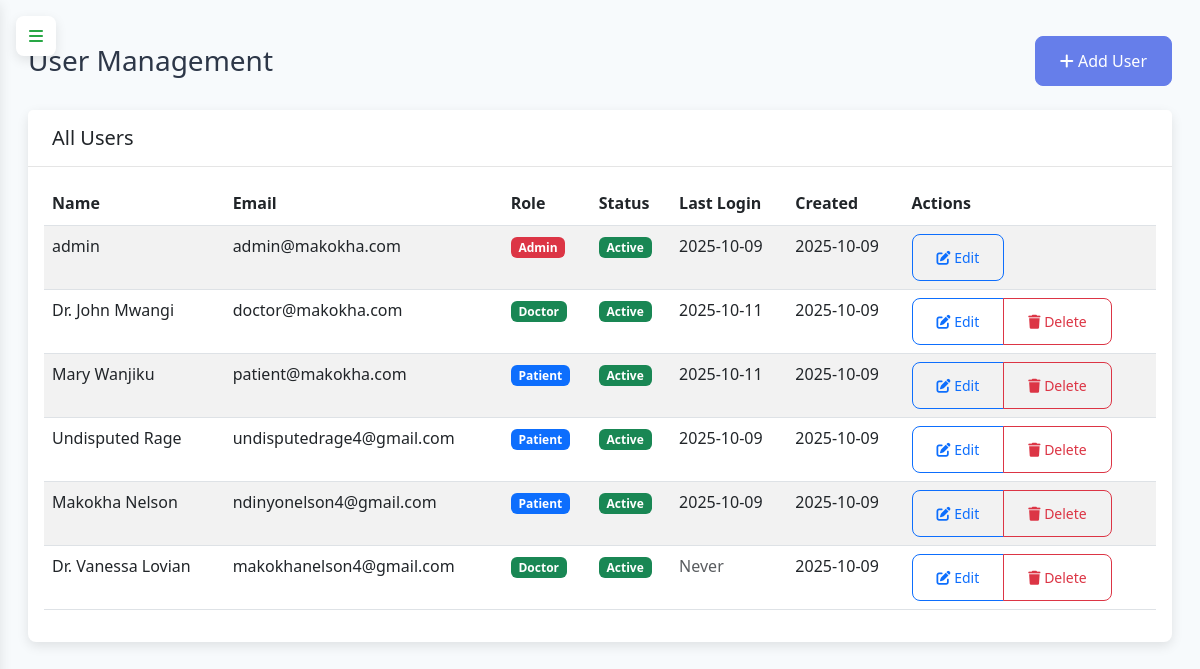
Before: /admin/users (signed in) with the older database file.
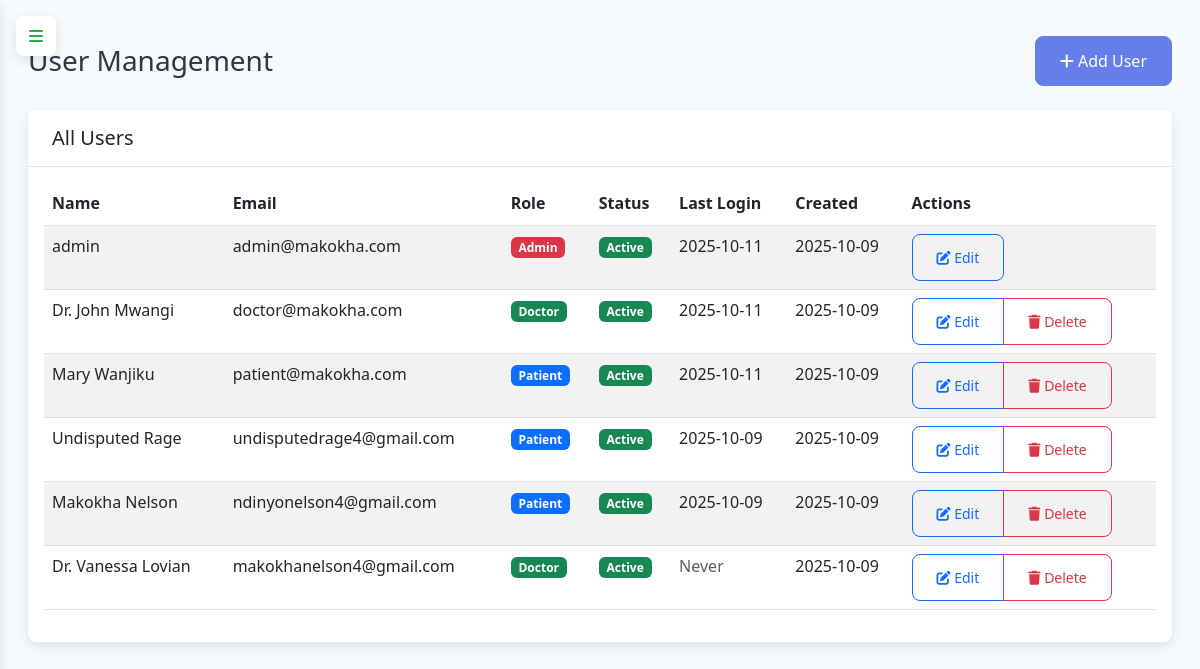
After: the same page with the newer database file.
### app.py (models this page shows, shortened)
class User(UserMixin, db.Model):
    id = db.Column(db.Integer, primary_key=True)
    username = db.Column(db.String(80), unique=True, nullable=True)
    email = db.Column(db.String(120), unique=True, nullable=False)
    password_hash = db.Column(db.String(128), nullable=True)  # Changed to nullable=True
    google_id = db.Column(db.String(100), unique=True, nullable=True)
    role = db.Column(db.String(20), nullable=False)
    created_at = db.Column(db.DateTime, default=lambda: datetime.utcnow())
    last_login = db.Column(db.DateTime)
    login_attempts = db.Column(db.Integer, default=0)
    account_locked_until = db.Column(db.DateTime)
    timezone = db.Column(db.String(50), default='UTC')
    patient_profile = db.relationship('Patient', backref='user', uselist=False, cascade='all, delete-orphan')
    doctor_profile = db.relationship('Doctor', backref='user', uselist=False, cascade='all, delete-orphan')

class Doctor(db.Model):
    id = db.Column(db.Integer, primary_key=True)
    user_id = db.Column(db.Integer, db.ForeignKey('user.id', ondelete='CASCADE'), nullable=False)
    first_name = db.Column(db.String(50), nullable=False)
    last_name = db.Column(db.String(50), nullable=False)
    specialization = db.Column(db.String(100), nullable=False)
    license_number = db.Column(db.String(50), nullable=False)
    phone = db.Column(db.String(20))
    bio = db.Column(db.Text)
    consultation_fee = db.Column(db.Float, nullable=False)
    available_hours = db.Column(db.Text)
    is_available = db.Column(db.Boolean, default=True)
    timezone = db.Column(db.String(50), default='UTC')  # Doctor's timezone
    appointments = db.relationship('Appointment', backref='doctor', lazy=True, cascade='all, delete-orphan')

class Patient(db.Model):
    id = db.Column(db.Integer, primary_key=True)
    user_id = db.Column(db.Integer, db.ForeignKey('user.id', ondelete='CASCADE'), nullable=False)
    first_name = db.Column(db.String(50), nullable=False)
    last_name = db.Column(db.String(50), nullable=False)
    phone = db.Column(db.String(20))
    date_of_birth = db.Column(db.Date)
    address = db.Column(db.Text)
    emergency_contact = db.Column(db.String(100))
    medical_history = db.Column(db.Text)
    appointments = db.relationship('Appointment', backref='patient', lazy=True, cascade='all, delete-orphan')
    documents = db.relationship('PatientDocument', backref='patient', lazy=True, cascade='all, delete-orphan')

### app.py (the view)
@app.route('/admin/users')
@login_required
def manage_users():
    if current_user.role != 'admin':
        flash('Access denied', 'error')
        return redirect(url_for('index'))
    users = User.query.all()
    return render_template('admin_users.html', users=users)

### app.py (called while the page is built, shortened)
def get_user_timezone():
    try:
        if 'user_timezone' in session:
            return pytz.timezone(session['user_timezone'])
        ip_address = request.remote_addr
        if ip_address in ['127.0.0.1', 'localhost']:
            return pytz.timezone('Africa/Nairobi')
    except Exception as e:
        app.logger.error(f"Error getting user timezone: {str(e)}")
        return pytz.UTC

def convert_to_user_timezone(utc_dt):
    if not utc_dt:
        return None
    if utc_dt.tzinfo is None:
        utc_dt = pytz.UTC.localize(utc_dt)
    user_tz = get_user_timezone()
    return utc_dt.astimezone(user_tz)

def format_datetime(dt, format_str="%Y-%m-%d %H:%M:%S %Z"):
    if not dt:
        return ""
    local_dt = convert_to_user_timezone(dt)
    return local_dt.strftime(format_str)

@login_manager.user_loader
def load_user(user_id):
    return db.session.get(User, int(user_id))

@app.context_processor
def utility_processor():
    return {
        'get_current_time': get_current_time,
        'format_datetime': format_datetime,
        'get_user_timezone': get_user_timezone,
        'convert_to_user_timezone': convert_to_user_timezone,
        'datetime': datetime  # Add this line
    }

@app.context_processor
def inject_user_role():
    return {
        'current_user_role': current_user.role if current_user.is_authenticated else None
    }

### templates/admin_users.html (shortened to what this page needs)
{% extends "base.html" %}
{% block content %}
<div class="container-fluid">
    <div class="row">
        <div class="col-12">
            <div class="d-flex justify-content-between align-items-center mb-4">
                <h1 class="h3 mb-0">User Management</h1>
                <button class="btn btn-primary" onclick="showCreateUserModal()">
                    <i class="fas fa-plus"></i> Add User
                </button>
            </div>
        </div>
    </div>
    <div class="row">
        <div class="col-12">
            <div class="card">
                <div class="card-header">
                    <h5 class="card-title mb-0">All Users</h5>
                </div>
                <div class="card-body">
                    {% if users %}
                    <div class="table-responsive">
                        <table class="table table-striped">
                            <thead>
                                <tr>
                                    <th>Name</th>
                                    <th>Email</th>
                                    <th>Role</th>
                                    <th>Status</th>
                                    <th>Last Login</th>
                                    <th>Created</th>
                                    <th>Actions</th>
                                </tr>
                            </thead>
                            <tbody>
                                {% for user in users %}
                                <tr>
                                    <td>
                                        {% if user.patient_profile %}
                                            {{ user.patient_profile.first_name }} {{ user.patient_profile.last_name }}
                                        {% elif user.doctor_profile %}
                                            Dr. {{ user.doctor_profile.first_name }} {{ user.doctor_profile.last_name }}
                                        {% else %}
                                            {{ user.username or 'N/A' }}
                                        {% endif %}
                                    </td>
                                    <td>{{ user.email }}</td>
                                    <td>
                                        <span class="badge
                                            {% if user.role == 'admin' %}bg-danger
                                            {% elif user.role == 'doctor' %}bg-success
                                            {% else %}bg-primary{% endif %}">
                                            {{ user.role|title }}
                                        </span>
                                    </td>
                                    <td>
                                        <span class="badge bg-success">Active</span>
                                    </td>
                                    <td>
                                        {% if user.last_login %}
                                            {{ format_datetime(user.last_login, "%Y-%m-%d") }}
                                        {% else %}
                                            <span class="text-muted">Never</span>
                                        {% endif %}
                                    </td>
                                    <td>
                                        {{ format_datetime(user.created_at, "%Y-%m-%d") }}
                                    </td>
                                    <td>
                                        <div class="btn-group">
                                            <button class="btn btn-sm btn-outline-primary"
                                                    onclick="editUser({{ user.id }})">
                                                <i class="fas fa-edit"></i> Edit
                                            </button>
                                            {% if user.id != current_user.id %}
                                            <button class="btn btn-sm btn-outline-danger"
                                                    onclick="deleteUser({{ user.id }})">
                                                <i class="fas fa-trash"></i> Delete
                                            </button>
                                            {% endif %}
                                        </div>
                                    </td>
                                </tr>
                                {% endfor %}
                            </tbody>
                        </table>
                    </div>
                    {% else %}
                    <div class="text-center py-4">
                        <i class="fas fa-users fa-3x text-muted mb-3"></i>
                        <h5>No users found</h5>
                        <p class="text-muted">There are no users in the system yet.</p>
                    </div>
                    {% endif %}
                </div>
            </div>
        </div>
    </div>
</div>
{% endblock %}

### templates/base.html (shortened to what this page needs)
<!DOCTYPE html>
<html lang="en">
<head>
    <link href="https://cdn.jsdelivr.net/npm/bootstrap@5.3.0/dist/css/bootstrap.min.css" rel="stylesheet">
    <link rel="stylesheet" href="https://cdn.jsdelivr.net/npm/bootstrap-icons@1.11.1/font/bootstrap-icons.css">
    <link rel="stylesheet" href="https://cdnjs.cloudflare.com/ajax/libs/font-awesome/6.4.0/css/all.min.css">
</head>
<body>
    <button class="pc-toggle-nav" id="pcToggleNav">
        <i class="fas fa-bars"></i>
    </button>
    <main class="main-content" id="mainContent">
        {% block content %}{% endblock %}
    </main>
</body>
</html>

### templates/base.html (style rules this page uses)
:root { --sidebar-width: 260px; --primary-color: #667eea; --primary-dark: #5a6fd8; --secondary-color: #764ba2; --bg-light: #f7fafc; --text-dark: #2d3748; --text-light: #718096; --white: #ffffff; --header-height: 70px; --transition-speed: 0.3s; --shadow: 0 4px 12px rgba(0, 0, 0, 0.1); --radius: 8px; --hamburger-red: #dc3545; --hamburger-green: #28a745; }
body { background-color: var(--bg-light); font-family: 'Segoe UI', Tahoma, Geneva, Verdana, sans-serif; line-height: 1.6; color: var(--text-dark); padding-top: 20px; }
.pc-toggle-nav { position: fixed; left: 1rem; top: 1rem; z-index: 1060; width: 40px; height: 40px; border-radius: 8px; background: white; border: none; color: var(--hamburger-green); display: none; align-items: center; justify-content: center; cursor: pointer; box-shadow: var(--shadow); transition: all var(--transition-speed); }
.main-content { margin-left: 0; transition: margin var(--transition-speed) ease; min-height: 100vh; padding: 1rem; width: 100%; }
.card { border-radius: var(--radius); box-shadow: var(--shadow); border: none; margin-bottom: 1.5rem; }
.card-header { background-color: white; border-bottom: 1px solid rgba(0,0,0,0.1); font-weight: 600; padding: 1rem 1.5rem; }
.btn { border-radius: var(--radius); padding: 0.75rem 1.5rem; font-weight: 500; transition: all 0.3s; }
.btn-primary { background-color: var(--primary-color); border-color: var(--primary-color); }
@media (min-width: 1200px) { .pc-toggle-nav { display: flex !important; } }

Changed rows visible on the page:
changed User "admin": last_login "2025-10-09" → "2025-10-11"
